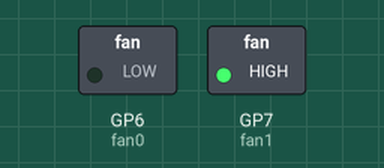
Simulated run of this program. Board: Raspberry Pi Pico running MicroPython. On the bench: switched loads named in the program (green lamp = pin HIGH).

Above: at 2.5 s.
At 7.5 s:
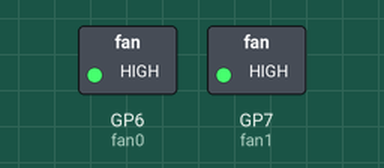
Timing chart, 0 to 13.0 s (numbered marks = the images above):
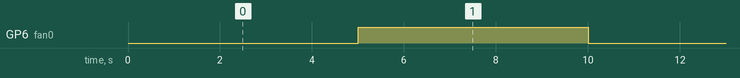

Measured:
- by itself, GP6 (fan0): alternates HIGH for 5.0 s and LOW for 5.0 s

The program:

simpleFan.py
```python
import machine
import utime
import random

fan0 = machine.Pin(6, machine.Pin.OUT)
fan1 = machine.Pin(7, machine.Pin.OUT)

fan0.value(1)
fan1.value(1)


while True:
    fan0.toggle()
    utime.sleep(5)
```
